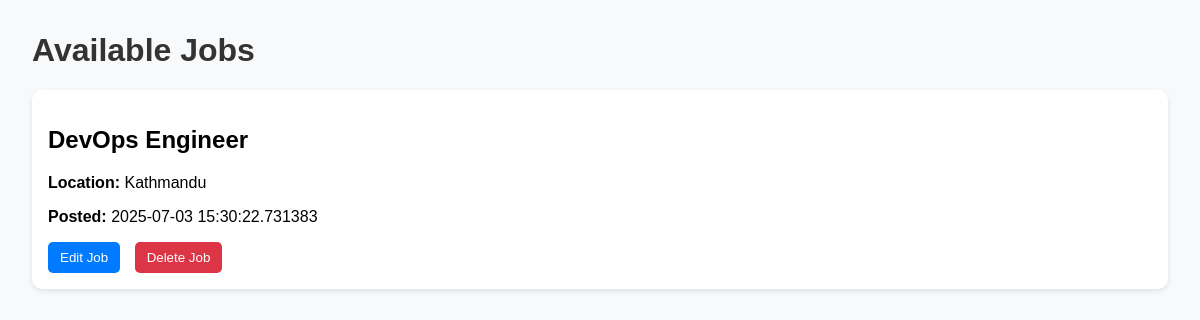
The app's page /view-jobs, older data.
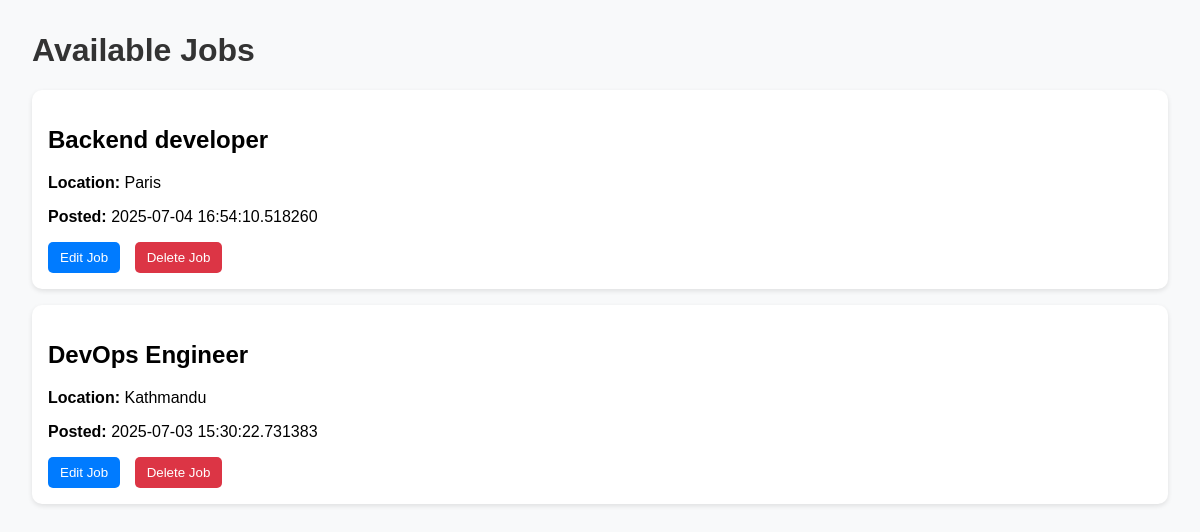
The same page, newer data.
### app.py (models this page shows)
class Job(db.Model):
    id = db.Column(db.Integer, primary_key=True)
    title = db.Column(db.String(100), nullable=False)
    location = db.Column(db.String(100), nullable=False)
    description = db.Column(db.Text, nullable=True)
    created_at = db.Column(db.DateTime, default=datetime.utcnow)

### app.py (the view)
@app.route('/view-jobs')
def view_jobs():
    jobs = Job.query.order_by(Job.created_at.desc()).all()
    return render_template('jobs.html', jobs=jobs)

### templates/jobs.html (shortened to what this page needs)
<!DOCTYPE html>
<html>
<head>
</head>
<body>
    <h1>Available Jobs</h1>
    {% for job in jobs %}
        <div class="job">
            <h2>{{ job.title }}</h2>
            <p><strong>Location:</strong> {{ job.location }}</p>
            <p><strong>Posted:</strong> {{ job.created_at or "Not available" }}</p>
            <form action="/edit-job/{{ job.id }}" method="GET">
                <button type="submit" class="edit-btn">Edit Job</button>
            </form>
            <form action="/delete-job/{{ job.id }}" method="POST">
                <button type="submit" class="delete-btn">Delete Job</button>
            </form>
        </div>
    {% else %}
        <p>No jobs available.</p>
    {% endfor %}
</body>
</html>

### templates/jobs.html (style rules this page uses)
body { font-family: Arial, sans-serif; margin: 2rem; background: #f8f9fa; }
h1 { color: #333; }
.job { background: white; border-radius: 10px; padding: 1rem; margin-bottom: 1rem; box-shadow: 0 2px 5px rgba(0,0,0,0.1); }
.job form { display: inline; margin-right: 10px; }
.edit-btn { background: #007bff; color: white; border: none; padding: 8px 12px; border-radius: 5px; cursor: pointer; }
.delete-btn { background: #dc3545; color: white; border: none; padding: 8px 12px; border-radius: 5px; cursor: pointer; }

Row changes from the older to the newer data that the page shows:
added Job: title "Backend developer", location "Paris", created_at "2025-07-04 16:54:10.518260"
